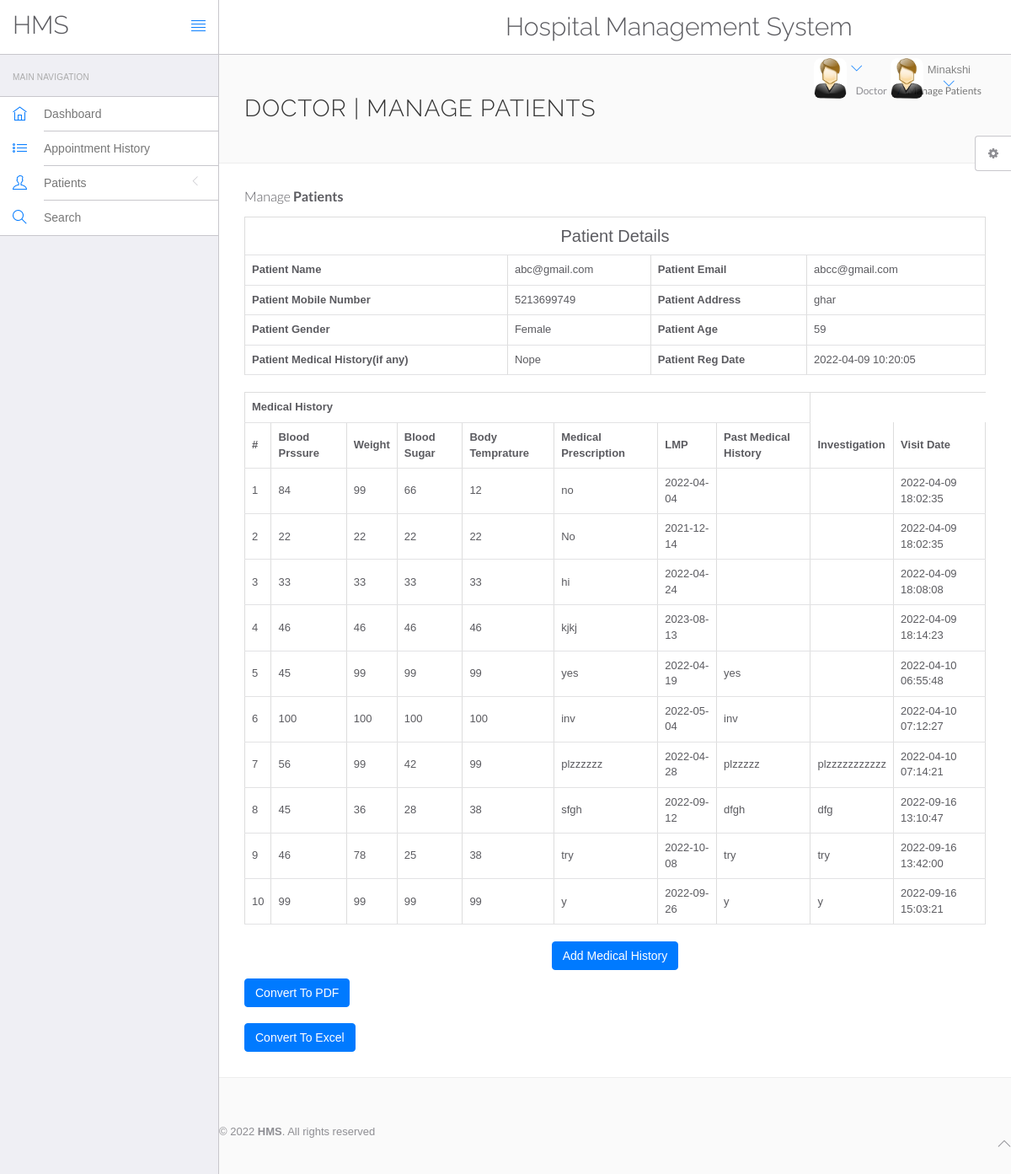
Page /hms/doctor/view-patient.php?viewid=8 (signed in) on the committed database.
### tables this page shows
CREATE TABLE `doctors` (
  `id` int(11) NOT NULL,
  `specilization` varchar(255) DEFAULT NULL,
  `doctorName` varchar(255) DEFAULT NULL,
  `address` longtext DEFAULT NULL,
  `docFees` varchar(255) DEFAULT NULL,
  `contactno` bigint(11) DEFAULT NULL,
  `docEmail` varchar(255) DEFAULT NULL,
  `password` varchar(255) DEFAULT NULL,
  `creationDate` timestamp NULL DEFAULT current_timestamp(),
  `updationDate` timestamp NULL DEFAULT NULL ON UPDATE current_timestamp()
);

CREATE TABLE `tblpatient` (
  `ID` int(10) NOT NULL,
  `Docid` int(10) DEFAULT NULL,
  `PatientName` varchar(200) DEFAULT NULL,
  `PatientContno` bigint(10) DEFAULT NULL,
  `PatientEmail` varchar(200) DEFAULT NULL,
  `PatientGender` varchar(50) DEFAULT NULL,
  `PatientAdd` mediumtext DEFAULT NULL,
  `PatientAge` int(10) DEFAULT NULL,
  `PatientMedhis` mediumtext DEFAULT NULL,
  `CreationDate` timestamp NULL DEFAULT current_timestamp(),
  `UpdationDate` timestamp NULL DEFAULT NULL ON UPDATE current_timestamp()
);

CREATE TABLE `tblmedicalhistory` (
  `ID` int(10) NOT NULL,
  `PatientID` int(10) DEFAULT NULL,
  `BloodPressure` varchar(200) DEFAULT NULL,
  `BloodSugar` varchar(200) NOT NULL,
  `Weight` varchar(100) DEFAULT NULL,
  `Temperature` varchar(200) DEFAULT NULL,
  `MedicalPres` mediumtext DEFAULT NULL,
  `LMP` date DEFAULT NULL,
  `medicalPast` mediumtext DEFAULT NULL,
  `Investigation` mediumtext DEFAULT NULL,
  `CreationDate` timestamp NOT NULL DEFAULT current_timestamp() ON UPDATE current_timestamp()
);

### hms/doctor/view-patient.php (the view, shortened to what this page needs)
<?php
include('include/config.php');
?>
<!DOCTYPE html>
<html lang="en">
<head>
  <link rel="stylesheet" href="vendor/bootstrap/css/bootstrap.min.css">
  <link rel="stylesheet" href="vendor/fontawesome/css/font-awesome.min.css">
  <link rel="stylesheet" href="vendor/themify-icons/themify-icons.min.css">
  <link href="vendor/animate.css/animate.min.css" rel="stylesheet" media="screen">
  <link href="vendor/perfect-scrollbar/perfect-scrollbar.min.css" rel="stylesheet" media="screen">
  <link href="vendor/switchery/switchery.min.css" rel="stylesheet" media="screen">
  <link href="vendor/bootstrap-touchspin/jquery.bootstrap-touchspin.min.css" rel="stylesheet" media="screen">
  <link href="vendor/select2/select2.min.css" rel="stylesheet" media="screen">
  <link href="vendor/bootstrap-datepicker/bootstrap-datepicker3.standalone.min.css" rel="stylesheet" media="screen">
  <link href="vendor/bootstrap-timepicker/bootstrap-timepicker.min.css" rel="stylesheet" media="screen">
  <link rel="stylesheet" href="assets/css/styles.css">
  <link rel="stylesheet" href="assets/css/plugins.css">
  <link rel="stylesheet" href="assets/css/themes/theme-1.css" id="skin_color" />
</head>
<body>
  <div id="app">
    <?php include('include/sidebar.php'); ?>
    <div class="app-content">
      <?php include('include/header.php'); ?>
      <div class="main-content">
        <div class="wrap-content container" id="container">
          <section id="page-title">
            <div class="row">
              <div class="col-sm-8">
                <h1 class="mainTitle">Doctor | Manage Patients</h1>
              </div>
              <ol class="breadcrumb">
                <li>
                  <span>Doctor</span>
                </li>
                <li class="active">
                  <span>Manage Patients</span>
                </li>
              </ol>
            </div>
          </section>
          <div class="container-fluid container-fullw bg-white">
            <div class="row">
              <div class="col-md-12">
                <h5 class="over-title margin-bottom-15">Manage <span class="text-bold">Patients</span></h5>
                <?php
                $vid = $_GET['viewid'];
                $ret = mysqli_query($con, "select * from tblpatient where ID='$vid'");
                $cnt = 1;
                while ($row = mysqli_fetch_array($ret)) {
                ?>
                  <table border="1" class="table table-bordered">
                    <tr align="center">
                      <td colspan="4" style="font-size:20px;color:blue">
                        Patient Details</td>
                    </tr>
                    <tr>
                      <th scope>Patient Name</th>
                      <td><?php echo $row['PatientName']; ?></td>
                      <th scope>Patient Email</th>
                      <td><?php echo $row['PatientEmail']; ?></td>
                    </tr>
                    <tr>
                      <th scope>Patient Mobile Number</th>
                      <td><?php echo $row['PatientContno']; ?></td>
                      <th>Patient Address</th>
                      <td><?php echo $row['PatientAdd']; ?></td>
                    </tr>
                    <tr>
                      <th>Patient Gender</th>
                      <td><?php echo $row['PatientGender']; ?></td>
                      <th>Patient Age</th>
                      <td><?php echo $row['PatientAge']; ?></td>
                    </tr>
                    <tr>
                      <th>Patient Medical History(if any)</th>
                      <td><?php echo $row['PatientMedhis']; ?></td>
                      <th>Patient Reg Date</th>
                      <td><?php echo $row['CreationDate']; ?></td>
                    </tr>
                  <?php } ?>
                  </table>
                  <?php
                  $ret = mysqli_query($con, "select * from tblmedicalhistory  where PatientID='$vid'");
                  ?>
                  <table id="datatable" class="table table-bordered dt-responsive nowrap" style="border-collapse: collapse; border-spacing: 0; width: 100%;">
                    <tr align="center">
                      <th colspan="8">Medical History</th>
                    </tr>
                    <tr>
                      <th>#</th>
                      <th>Blood Prssure</th>
                      <th>Weight</th>
                      <th>Blood Sugar</th>
                      <th>Body Temprature</th>
                      <th>Medical Prescription</th>
                      <?php
                      $vid = $_GET['viewid'];
                      $rt = mysqli_query($con, "select * from tblpatient where ID='$vid'");
                      $rw = mysqli_fetch_array($rt);
                        if ($rw['PatientGender'] == 'female' || $rw['PatientGender'] == 'Female')
                        {
                          echo '<th>LMP</th>';
                        }
                      ?>
                      <th>Past Medical History</th>
                      <th>Investigation</th>
                      <th>Visit Date</th>
                    </tr>
                    <?php
                    while ($row = mysqli_fetch_array($ret)) {
                    ?>
                      <tr>
                        <td><?php echo $cnt; ?></td>
                        <td><?php  echo $row['BloodPressure'];?></td>
                        <td><?php  echo $row['Weight'];?></td>
                        <td><?php  echo $row['BloodSugar'];?></td>
                        <td><?php  echo $row['Temperature'];?></td>
                        <td><?php  echo $row['MedicalPres'];?></td>
                        <?php
                         $vid = $_GET['viewid'];
                         $ss = mysqli_query($con, "select * from tblpatient where ID='$vid'");
                         $r = mysqli_fetch_array($ss);
                           if ($r['PatientGender'] == 'female' || $r['PatientGender'] == 'Female')
                           {
                            ?><td> <?php echo $row['LMP']; ?> </td>
                            <?php
                           }
                           ?>
                        <td><?php  echo $row['medicalPast'];?></td>
                        <td><?php  echo $row['Investigation'];?></td>
                        <td><?php  echo $row['CreationDate'];?></td>
                      </tr>
                    <?php $cnt = $cnt + 1;
                    } ?>
                  </table>
                  <p align="center">
                    <button class="btn btn-primary waves-effect waves-light w-lg" data-toggle="modal" data-target="#myModal">Add Medical History</button>
                  </p>
                  <form action="convert_to_pdf.php" method="POST">
                    <button type="submit" class="btn btn-primary waves-effect waves-light w-lg">Convert To PDF</button>
                  </form>
<br>
                  <form action="export_excel.php" method="POST">
                    <button type="submit" class="btn btn-primary waves-effect waves-light w-lg">Convert To Excel</button>
                  </form>
              </div>
            </div>
          </div>
        </div>
        <?php include('include/footer.php'); ?>
        <?php include('include/setting.php'); ?>
      </div>
</body>
</html>

### hms/doctor/include/header.php (shortened to what this page needs)
<header class="navbar navbar-default navbar-static-top">
					<div class="navbar-header">
						<a class="navbar-brand" href="#">
							<h2 style="padding-top:20% ">HMS</h2>
						</a>
						<a href="#" class="sidebar-toggler pull-right visible-md visible-lg" data-toggle-class="app-sidebar-closed" data-toggle-target="#app">
							<i class="ti-align-justify"></i>
						</a>
					</div>
					<div class="navbar-collapse collapse">
							<ul class="nav navbar-left">
								<li  style="padding-top:2%;padding-left:25em">
								<h2>Hospital Management System</h2>
							</ul>
							<ul class="nav navbar-right">
							<li class="dropdown current-user">
								<a href class="dropdown-toggle" data-toggle="dropdown">
									<img src="assets/images/images.jpg" > <span class="username">
									?> <i class="ti-angle-down"></i></i></span>
								</a>
							</li>
							<ul class="nav navbar-right">
							<li class="dropdown current-user">
								<a href class="dropdown-toggle" data-toggle="dropdown">
									<img src="assets/images/images.jpg" > <span class="username">
									<?php $query=mysqli_query($con,"select doctorName from doctors where id='".$_SESSION['id']."'");
while($row=mysqli_fetch_array($query))
{
	echo $row['doctorName'];
}
									?> <i class="ti-angle-down"></i></i></span>
								</a>
							</li>
						</ul>
					</div>
				</header>

### hms/doctor/assets/css/themes/theme-1.css (style rules this page uses)
body { background: #FAFAFA; }
header .navbar-header { background: #ffffff !important; border-right-color: #c8c7cc !important; border-bottom-color: #c8c7cc !important; }
header .navbar-header .sidebar-toggler, header .navbar-header .sidebar-mobile-toggler { color: #007aff !important; }
header .navbar-header .navbar-brand { color: #777 !important; }
header .navbar-collapse { background: #ffffff !important; border-bottom-color: #c8c7cc !important; box-shadow: none !important; }
header .navbar-collapse .navbar-right > li > a { color: #777; }
header .navbar-collapse .navbar-right > li > a i { color: #007aff !important; }

### rows in the picture
doctors: doctorName "Minakshi"
tblpatient: PatientName "abc@gmail.com", PatientEmail "abcc@gmail.com", PatientContno "5213699749", PatientAdd "ghar", PatientGender "Female", PatientAge "59", PatientMedhis "Nope", CreationDate "2022-04-09 10:20:05"
tblmedicalhistory: BloodPressure "84", Weight "99", BloodSugar "66", Temperature "12", MedicalPres "no", LMP "2022-04-04", CreationDate "2022-04-09 18:02:35"
tblmedicalhistory: BloodPressure "22", Weight "22", BloodSugar "22", Temperature "22", MedicalPres "No", LMP "2021-12-14", CreationDate "2022-04-09 18:02:35"
tblmedicalhistory: BloodPressure "33", Weight "33", BloodSugar "33", Temperature "33", MedicalPres "hi", LMP "2022-04-24", CreationDate "2022-04-09 18:08:08"
tblmedicalhistory: BloodPressure "46", Weight "46", BloodSugar "46", Temperature "46", MedicalPres "kjkj", LMP "2023-08-13", CreationDate "2022-04-09 18:14:23"
tblmedicalhistory: BloodPressure "45", Weight "99", BloodSugar "99", Temperature "99", MedicalPres "yes", LMP "2022-04-19", medicalPast "yes", CreationDate "2022-04-10 06:55:48"
tblmedicalhistory: BloodPressure "100", Weight "100", BloodSugar "100", Temperature "100", MedicalPres "inv", LMP "2022-05-04", medicalPast "inv", CreationDate "2022-04-10 07:12:27"
tblmedicalhistory: BloodPressure "56", Weight "99", BloodSugar "42", Temperature "99", MedicalPres "plzzzzzz", LMP "2022-04-28", medicalPast "plzzzzz", Investigation "plzzzzzzzzzzz", CreationDate "2022-04-10 07:14:21"
tblmedicalhistory: BloodPressure "45", Weight "36", BloodSugar "28", Temperature "38", MedicalPres "sfgh", LMP "2022-09-12", medicalPast "dfgh", Investigation "dfg", CreationDate "2022-09-16 13:10:47"
tblmedicalhistory: BloodPressure "46", Weight "78", BloodSugar "25", Temperature "38", MedicalPres "try", LMP "2022-10-08", medicalPast "try", Investigation "try", CreationDate "2022-09-16 13:42:00"
tblmedicalhistory: BloodPressure "99", Weight "99", BloodSugar "99", Temperature "99", MedicalPres "y", LMP "2022-09-26", medicalPast "y", Investigation "y", CreationDate "2022-09-16 15:03:21"
